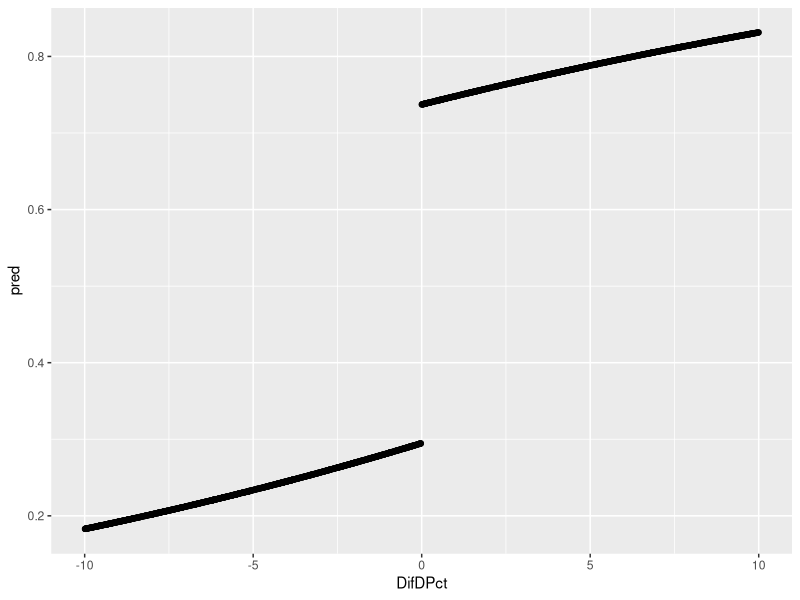
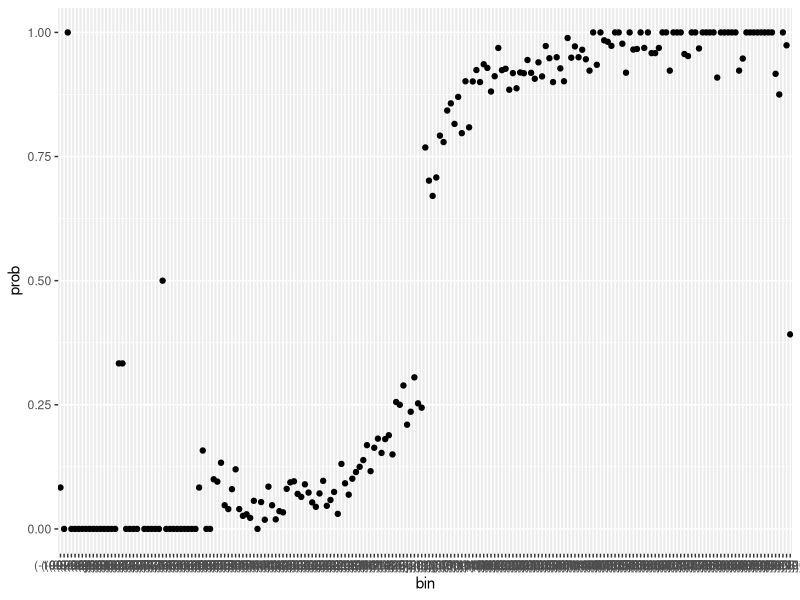

Here is the R script that generated these plots, in order: (Note: this script raises an error after producing the figures.)
## ---- chunk 1
knitr::opts_chunk$set(echo = TRUE)
library(tidyverse)
## ---- chunk 2
data <- read.csv("Lee(2007)_RDReplication.csv")

data %>% select(DemWin, DifDPct) %>% filter(DemWin ==1, ! is.na(DifDPct))%>% View
## ---- chunk 3
formula <- DWinNxt ~ DemWin
model <- lm(formula, data)
summary(model)
#it shows that given DemWIn the chance of winning increases by 80% (since DemWin is an indicator)
#no because some states are simply pro dem.
## ---- chunk 4
formula <- DWinNxt ~ DemWin + ForgnPct  + BlackPct +  DemWin* DWinPrv +  UrbanPct
model <- lm(formula,data)
summary(model)
## ---- chunk 5
formula <- DWinNxt ~ DemWin*poly(DifDPct,3,raw=T)
model <- lm(formula,data)
summary(model)

data2 <- data %>% filter(DifDPct < 10 & DifDPct > -10) 
data2$pred <- predict(model,newdata=data2)

ggplot(data2,aes(x=DifDPct,y=pred)) + geom_point() + geom_smooth(methods="lm",formula = DWinNxt ~ DemWin*poly(DifDPct,3,raw=T))

bin <- cut(data$DifDPct, breaks=seq(-100,100,by=1))


data %>% 
  cbind(bin) %>%  
  group_by(bin) %>% 
  summarize(prob = mean(DWinNxt,na.rm=T), count = n()) %>%
  ggplot( aes(x=bin, y=prob)) + geom_point()
## ---- chunk 6
formula <- DWinNxt ~ DifDPct + DemWin
summary()
RDestimate(formula=formula, data = data) %>% summary
